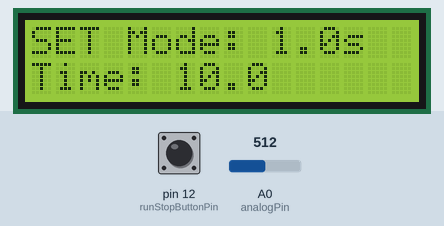
Recording of a sketch running on a simulated Arduino Uno, built with avr-gcc and run on an emulated ATmega328P. On the bench: 16×2 character LCD. Inputs (shaded band) come from the test bench; at power-on: A0 (analogPin) = 512, pin 12 (runStopButtonPin) HIGH.

Above: at 3.2 s.
3.3 s: A0 (analogPin) set to 838
4.8 s: A0 (analogPin) set to 862
At 6.0 s:
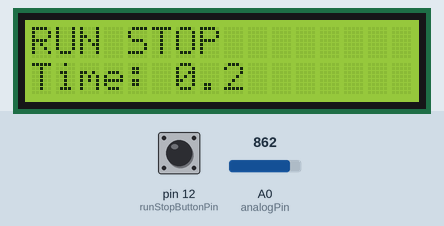
9.5 s: A0 (analogPin) set to 716
At 10.2 s:
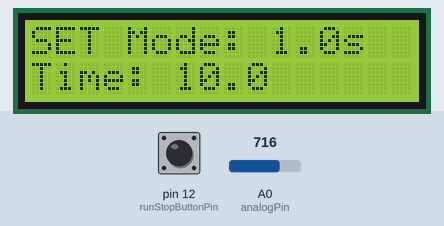
11.1 s: A0 (analogPin) set to 900
At 11.4 s:
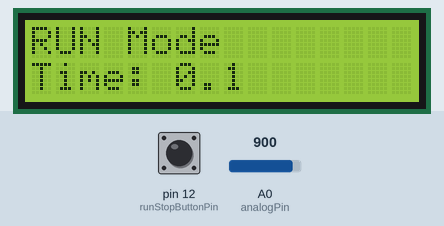
Timing chart, 0 to 14.1 s (numbered marks = the images above; inputs shaded):
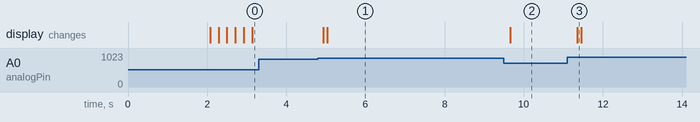

The sketch:

TTL_timer_v2.ino
```cpp
#include <LiquidCrystal.h>

// Define button codes based on LCD Keypad Shield analog reading
#define btnRIGHT   1
#define btnUP      2
#define btnDOWN    3
#define btnLEFT    4
#define btnSELECT  5
#define btnNONE    0

// Initialize the LCD (RS, E, D4, D5, D6, D7)
// Default for Arduino LCD Keypad Shield: RS = 8, E = 9, D4 = 4, D5 = 5, D6 = 6, D7 = 7.
LiquidCrystal lcd(8, 9, 4, 5, 6, 7);

// Analog pin for reading keypad buttons.
const int analogPin = A0;

// Digital output pin used for triggering an external device.
const int triggerPin = 13;

// Digital input pin for the additional RUN/STOP button.
const int runStopButtonPin = 12;

// Timer variables (stored in tenths of a second)
int timerSet = 100;    // Default value: 10.0 sec (i.e. 100 tenths)
int timeElapsed = 0;   // Elapsed time in tenths of sec

// State variables
bool timerRunning = false;  // TRUE: RUN mode; FALSE: SET mode
bool runStopped = false;    // TRUE: timer зупинено за допомогою кнопки на PIN 12
bool isTenthsMode = false;  // FALSE: Seconds Mode (increment by 10 tenths), TRUE: 0.1 s Mode (increment by 1 tenth)

// Timing control (non-blocking)
unsigned long previousMillis = 0;
const unsigned long interval = 100;  // 0.1 sec interval (100 ms)

// Debounce variables
unsigned long lastButtonPress = 0;
const unsigned long debounceDelay = 200;  // 200 ms debounce period

// Функція для зчитування кнопок з LCD Keypad Shield через аналоговий вхід
int read_LCD_buttons() {
  int adc_key_in = analogRead(analogPin);
  if (adc_key_in > 1000) return btnNONE;
  if (adc_key_in < 50)   return btnRIGHT;
  if (adc_key_in < 250)  return btnUP;
  if (adc_key_in < 450)  return btnDOWN;
  if (adc_key_in < 650)  return btnLEFT;
  if (adc_key_in < 850)  return btnSELECT;
  return btnNONE;
}

// Функція аварійної зупинки таймера (SEL), скидання лічильника та оновлення дисплея
void emergencyStop() {
  timerRunning = false;
  runStopped = false;
  timeElapsed = 0;
  digitalWrite(triggerPin, LOW);
  lcd.clear();
  lcd.setCursor(0, 0);
  lcd.print("EMERG STOP");
  lcd.setCursor(0, 1);
  lcd.print("Time: 0.0");
  delay(1000);  // невелика затримка для демонстрації повідомлення
}

void setup() {
  lcd.begin(16, 2);
  lcd.clear();

  pinMode(triggerPin, OUTPUT);
  digitalWrite(triggerPin, LOW);

  pinMode(runStopButtonPin, INPUT_PULLUP);  // використання внутрішнього pull-up резистора

  // Відображення початкового повідомлення в SET Mode
  lcd.clear();
  lcd.setCursor(0, 0);
  lcd.print("TTL Triger Timer");
  lcd.setCursor(3, 1);
  lcd.print("DoMB 2025");
  delay(2000);
}

void loop() {
  unsigned long currentMillis = millis();
  int lcdButton = read_LCD_buttons();
  bool runStopButtonState = (digitalRead(runStopButtonPin) == HIGH);

  // SET Mode: Налаштування таймера (timer не працює та не знаходиться у режимі зупинки)
  if (!timerRunning && !runStopped) {
    // Обробка кнопок з LCD, якщо пройшло достатньо часу для дебаунсу
    if (lcdButton != btnNONE && (currentMillis - lastButtonPress > debounceDelay)) {
      if (lcdButton == btnUP) {
        // Збільшення часу: на 1.0 сек у Seconds Mode або на 0.1 сек у 0.1 s Mode
        if (isTenthsMode) {
          timerSet++;
        } else {
          timerSet += 10;
        }
      } else if (lcdButton == btnDOWN) {
        // Зменшення часу, не менше нуля
        if (isTenthsMode && timerSet > 0) {
          timerSet--;
        } else if (!isTenthsMode && timerSet >= 10) {
          timerSet -= 10;
        }
      } else if (lcdButton == btnLEFT) {
        // Перемикання режиму коригування: Seconds Mode <-> 0.1 s Mode
        isTenthsMode = !isTenthsMode;
      } else if (lcdButton == btnRIGHT) {
        // Початок таймера (RUN Mode) при натисканні кнопки RIGHT
        timerRunning = true;
        runStopped = false;
        timeElapsed = 0;
        previousMillis = currentMillis;
        digitalWrite(triggerPin, HIGH);
      }
      lastButtonPress = currentMillis;
    }
    // Також, якщо натиснуто кнопку на PIN 12, стартуємо RUN Mode
    if (runStopButtonState && (currentMillis - lastButtonPress > debounceDelay)) {
      timerRunning = true;
      runStopped = false;
      timeElapsed = 0;
      previousMillis = currentMillis;
      digitalWrite(triggerPin, HIGH);
      lastButtonPress = currentMillis;
    }

    // Оновлення дисплея в SET Mode (час відображається з точністю до 0.1 сек)
    lcd.clear();
    lcd.setCursor(0, 0);
    lcd.print(isTenthsMode ? "SET Mode: 0.1s" : "SET Mode: 1.0s");
    lcd.setCursor(0, 1);
    lcd.print("Time: ");
    int sec = timerSet / 10;
    int tenth = timerSet % 10;
    lcd.print(sec);
    lcd.print(".");
    lcd.print(tenth);
    delay(100);
  }
  // RUN Mode: Лічильник працює від 0.0 до заданого часу
  else if (timerRunning) {
    // Аварійна зупинка кнопкою SEL: скидання таймера та завершення роботи
    if (lcdButton == btnSELECT && (currentMillis - lastButtonPress > debounceDelay)) {
      emergencyStop();
      lastButtonPress = currentMillis;
      return;  // вихід з функції loop для негайного оновлення
    }
    // Звичайна зупинка кнопкою на PIN 12: зупинення таймера, але збереження пройденого часу
    if (runStopButtonState && (currentMillis - lastButtonPress > debounceDelay)) {
      timerRunning = false;
      runStopped = true;
      digitalWrite(triggerPin, LOW);
      lastButtonPress = currentMillis;
    }

    // Неперервний відлік часу з використанням millis() кожні 0.1 секунди
    if (currentMillis - previousMillis >= interval) {
      previousMillis += interval;
      timeElapsed++;
      if (timeElapsed >= timerSet) {  // досягнення встановленого значення часу
        timerRunning = false;
        digitalWrite(triggerPin, LOW);
      }
    }

    // Оновлення дисплея в RUN Mode (відображення пройденого часу з точністю 0.1 сек)
    lcd.clear();
    lcd.setCursor(0, 0);
    lcd.print("RUN Mode");
    lcd.setCursor(0, 1);
    int secElapsed = timeElapsed / 10;
    int tenthElapsed = timeElapsed % 10;
    lcd.print("Time: ");
    lcd.print(secElapsed);
    lcd.print(".");
    lcd.print(tenthElapsed);
  }
  // Режим зупинки (STOPPED Mode), коли таймер зупинено кнопкою на PIN 12 (RUN/STOP)
  else if (runStopped) {
    lcd.clear();
    lcd.setCursor(0, 0);
    lcd.print("RUN STOP");
    lcd.setCursor(0, 1);
    int secElapsed = timeElapsed / 10;
    int tenthElapsed = timeElapsed % 10;
    lcd.print("Time: ");
    lcd.print(secElapsed);
    lcd.print(".");
    lcd.print(tenthElapsed);
    delay(100);
    // Натискання будь-якої кнопки повертає нас до SET Mode
    if (lcdButton != btnNONE && (currentMillis - lastButtonPress > debounceDelay)) {
      runStopped = false;
      timerRunning = false;
      lastButtonPress = currentMillis;
    }
  }
}
```

Measured:
- the behaviour switches between 849 and 850 on A0 (analogPin) (found by bisection; images 0 and 1)
- after the input at 3.3 s, every drawn part: stays the same
- after the input at 4.8 s, the display: first changes after 0.14 s (image 1 shows a later state)
- after the input at 9.5 s, the display: changes after 0.16 s (image 2)
- after the input at 11.1 s, the display: changes after 0.25 s (image 3)
